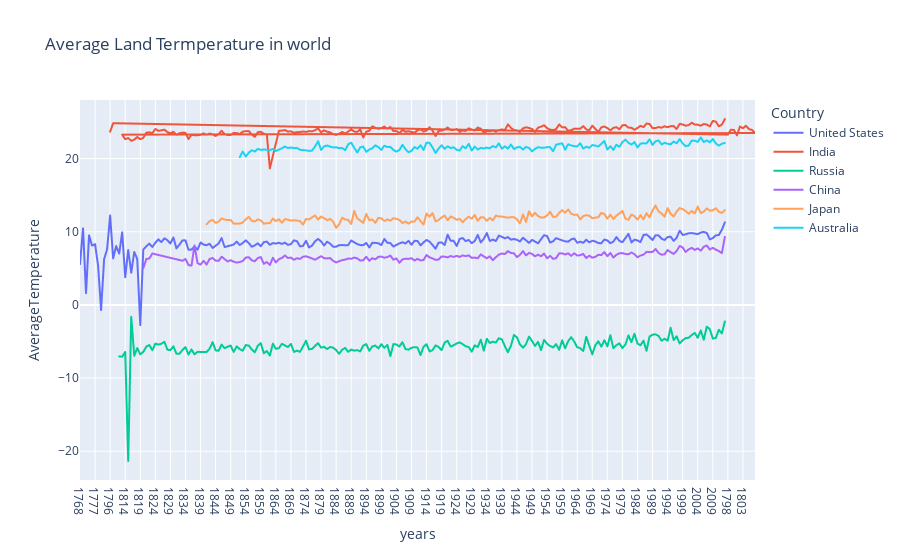

Write notebook code for a chart like this one.
### Code cell
fig = px.line(avg_temp,x='years', y='AverageTemperature', color='Country', title='Average Land Termperature in world')
fig.show()

### Figure 1 — Plotly figure (JSON) as saved in the notebook; plotly's stock layout.template omitted (floating-point values rounded to 4 significant figures; data arrays with more than 128 entries replaced by an {"elided": "..."} marker saying what was removed)
{"data": [{"hovertemplate": "Country=United States<br>years=%{x}<br>AverageTemperature=%{y}<extra></extra>", "legendgroup": "United States", "line": {"color": "#636efa", "dash": "solid"}, "mode": "lines", "name": "United States", "showlegend": true, "type": "scattergl", "x": {"elided": "215 str values"}, "xaxis": "x", "y": {"elided": "215 float values"}, "yaxis": "y"}, {"hovertemplate": "Country=India<br>years=%{x}<br>AverageTemperature=%{y}<extra></extra>", "legendgroup": "India", "line": {"color": "#EF553B", "dash": "solid"}, "mode": "lines", "name": "India", "showlegend": true, "type": "scattergl", "x": {"elided": "211 str values"}, "xaxis": "x", "y": {"elided": "211 float values"}, "yaxis": "y"}, {"hovertemplate": "Country=Russia<br>years=%{x}<br>AverageTemperature=%{y}<extra></extra>", "legendgroup": "Russia", "line": {"color": "#00cc96", "dash": "solid"}, "mode": "lines", "name": "Russia", "showlegend": true, "type": "scattergl", "x": {"elided": "202 str values"}, "xaxis": "x", "y": {"elided": "202 float values"}, "yaxis": "y"}, {"hovertemplate": "Country=China<br>years=%{x}<br>AverageTemperature=%{y}<extra></extra>", "legendgroup": "China", "line": {"color": "#ab63fa", "dash": "solid"}, "mode": "lines", "name": "China", "showlegend": true, "type": "scattergl", "x": {"elided": "185 str values"}, "xaxis": "x", "y": {"elided": "185 float values"}, "yaxis": "y"}, {"hovertemplate": "Country=Japan<br>years=%{x}<br>AverageTemperature=%{y}<extra></extra>", "legendgroup": "Japan", "line": {"color": "#FFA15A", "dash": "solid"}, "mode": "lines", "name": "Japan", "showlegend": true, "type": "scattergl", "x": {"elided": "173 str values"}, "xaxis": "x", "y": {"elided": "173 float values"}, "yaxis": "y"}, {"hovertemplate": "Country=Australia<br>years=%{x}<br>AverageTemperature=%{y}<extra></extra>", "legendgroup": "Australia", "line": {"color": "#19d3f3", "dash": "solid"}, "mode": "lines", "name": "Australia", "showlegend": true, "type": "scattergl", "x": {"elided": "162 str values"}, "xaxis": "x", "y": {"elided": "162 float values"}, "yaxis": "y"}], "layout": {"legend": {"title": {"text": "Country"}, "tracegroupgap": 0}, "title": {"text": "Average Land Termperature in world"}, "xaxis": {"anchor": "y", "domain": [0, 1], "title": {"text": "years"}}, "yaxis": {"anchor": "x", "domain": [0, 1], "title": {"text": "AverageTemperature"}}}}
